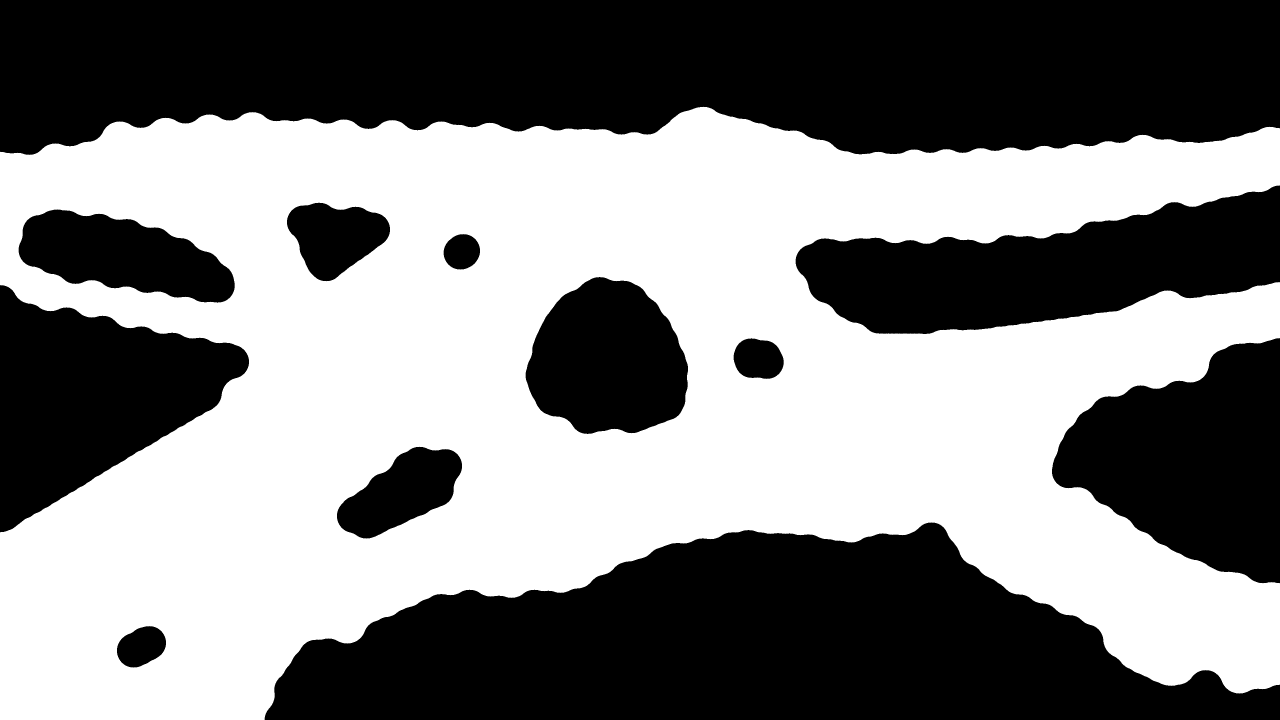
#> input picture data/calibration/legacy/roadway_mask.png, 3840 x 2160 px (shown at 1/3 size)
$ python create_vehicle_exclusion_mask.py
#> lines starting #> are read from the running program, lines starting #| are printed output that depends on the picture; after the words box and inside, x2 and y2 are one past the last pixel; in counts of white or black regions, pixels touching at a corner belong together
"""Create narrowly scoped vehicle false-positive exclusion zones."""

from pathlib import Path

import cv2
import numpy as np


ROOT = Path(__file__).resolve().parents[1]
REFERENCE = ROOT / "data/calibration/legacy/roadway_mask.png"
OUTPUT = ROOT / "data/calibration/vehicle_false_positive_exclusion_mask.png"
PREVIEW = ROOT / "outputs/validation/vehicle_false_positive_exclusion_mask.png"


def main() -> None:
    reference = cv2.imread(str(REFERENCE), cv2.IMREAD_GRAYSCALE)
#> reference: shape (2160, 3840); 50.6% white; 12 black regions, largest, box (x1, y1, x2, y2) and area: (0, 0, 3840, 465) 1535043, (794, 1567, 3840, 2160) 1124723, (2387, 556, 3840, 1002) 376285
    if reference is None:
        raise FileNotFoundError(REFERENCE)
    mask = np.zeros_like(reference)

    # Foot-point neighborhoods of independently confirmed static false tracks:
    # COCO car #5 (road marking) and VisDrone car #36 (center-island vegetation).
    cv2.ellipse(mask, (3704, 1774), (55, 35), 0, 0, 360, 255, -1)
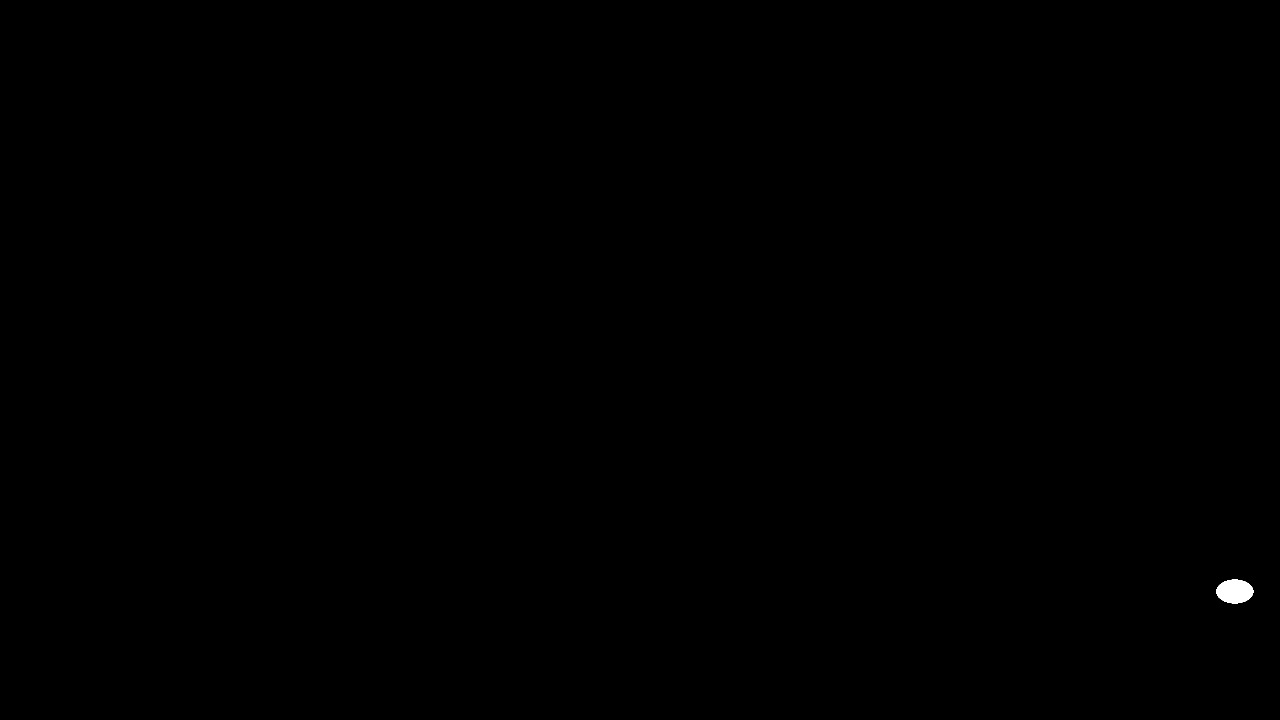
#> mask: shape (2160, 3840) (shown at 1/3 size); 0.07% white; 1 white region, box (x1, y1, x2, y2) and area: (3649, 1739, 3760, 1810) 6177
    cv2.ellipse(mask, (1918, 1016), (65, 45), 0, 0, 360, 255, -1)
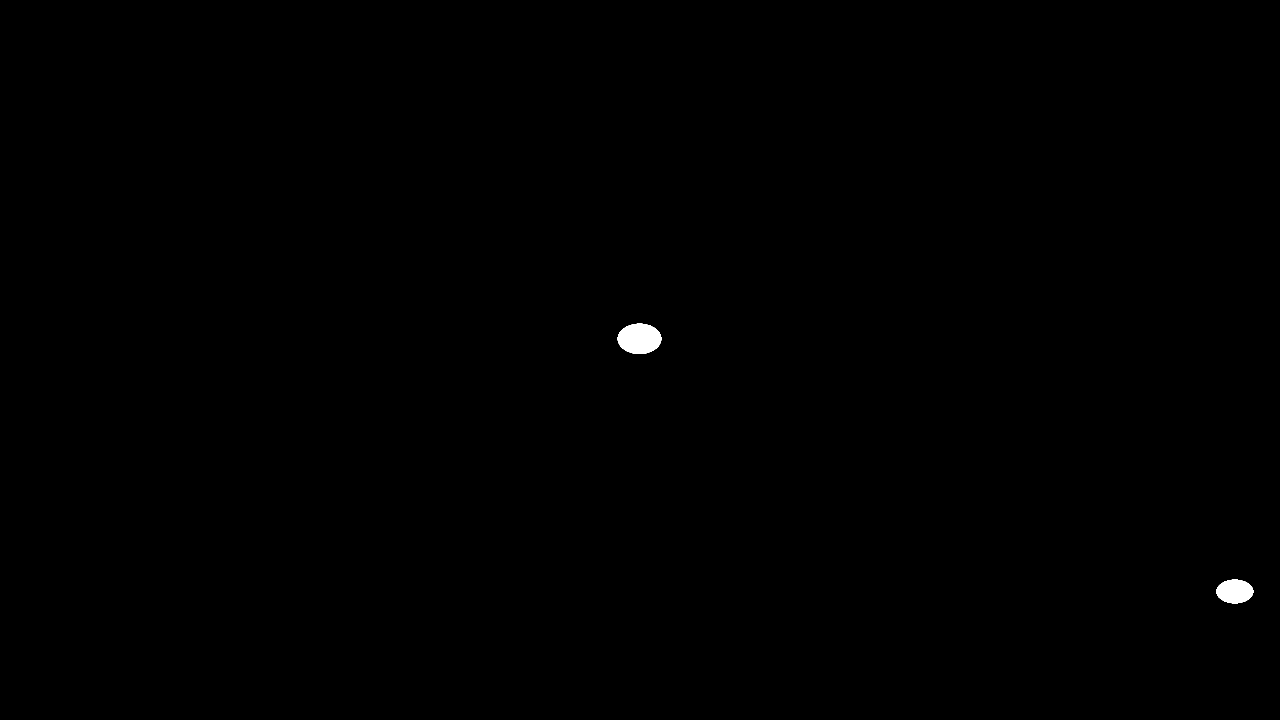
#> mask: shape (2160, 3840) (shown at 1/3 size); 0.19% white; 2 white regions, box (x1, y1, x2, y2) and area: (1853, 971, 1984, 1062) 9345, (3649, 1739, 3760, 1810) 6177

    OUTPUT.parent.mkdir(parents=True, exist_ok=True)
    PREVIEW.parent.mkdir(parents=True, exist_ok=True)
    cv2.imwrite(str(OUTPUT), mask)
    cv2.imwrite(str(PREVIEW), mask)
    print(OUTPUT)


if __name__ == "__main__":
    main()
